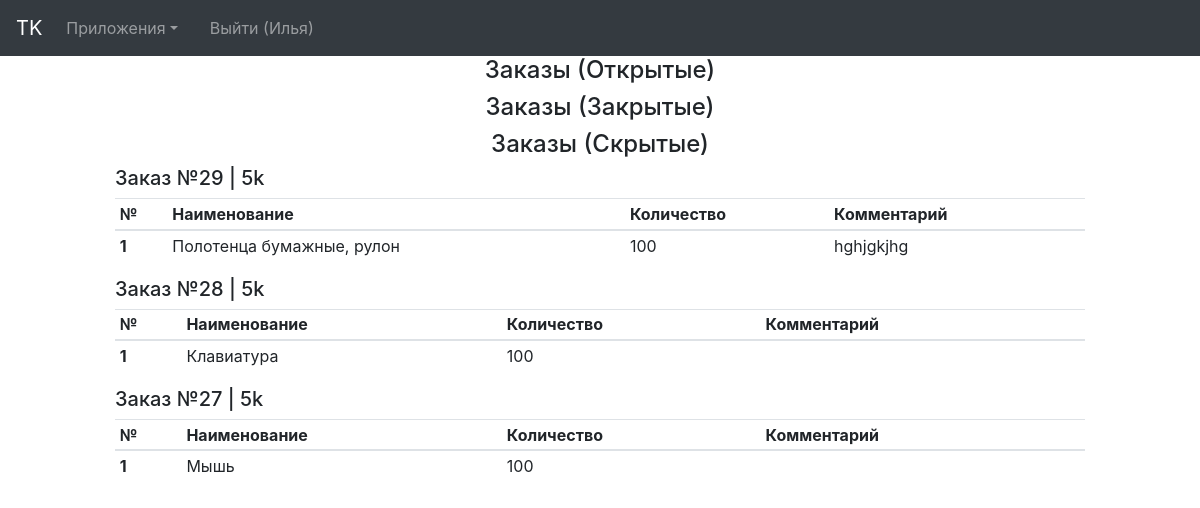
The app's page /zip/ (signed in), older data.
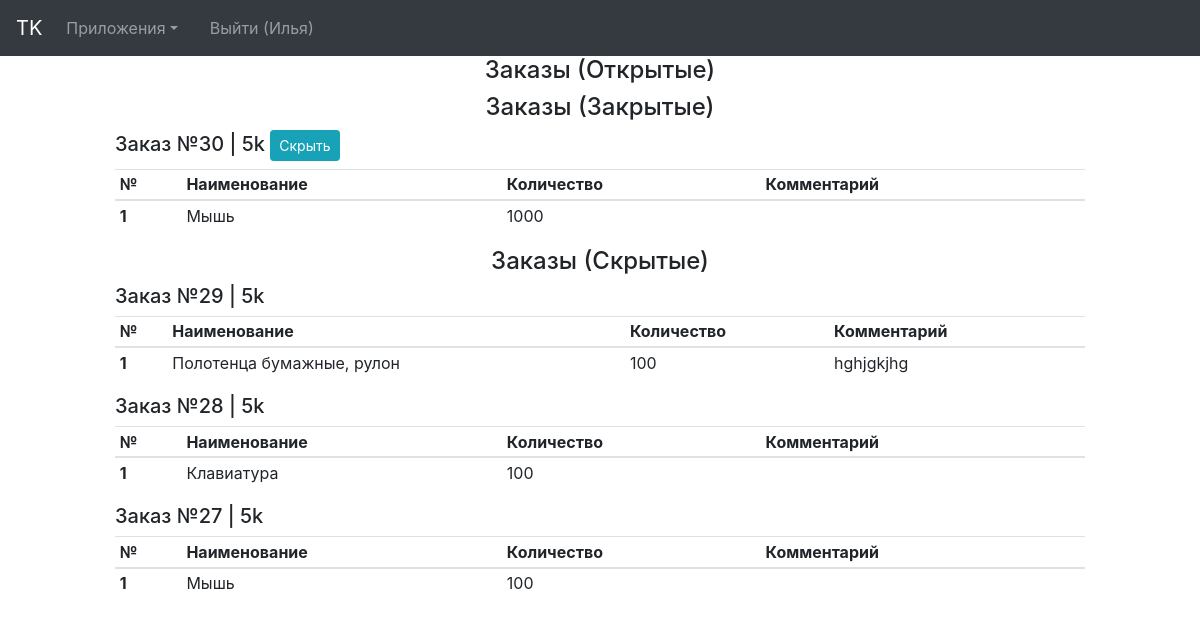
The same page, newer data.
### zip/models.py (models this page shows, shortened)
class ZipOrder(models.Model):
    author = models.ForeignKey(settings.AUTH_USER_MODEL, on_delete=models.CASCADE)
    order_temp = models.BooleanField(default=True)
    order_closed = models.BooleanField(default=False)
    order_hidden = models.BooleanField(default=False)
    date = models.DateTimeField(blank=True, editable=False, null=True)
    date_hidden = models.DateTimeField(blank=True, editable=False, null=True)
    date_closed = models.DateTimeField(blank=True, editable=False, null=True)
    def get_ziprecords(self):
        try:
            tmp = ZipRecord.objects.filter(order=self)
        except Exception:
            tmp = None
        return tmp
    def get_freeziprecords(self):
        try:
            tmp = FreeZipRecord.objects.filter(order=self)
        except Exception:
            tmp = None
        return tmp

class ZipRecord(models.Model):
    zip = models.ForeignKey(ZipNames, on_delete=models.CASCADE)
    amount = models.IntegerField(default=0)
    order = models.ForeignKey(ZipOrder, on_delete=models.CASCADE, default=0)
    comment = models.CharField(max_length=500, editable = True, blank=True)

class ZipNames(models.Model):
    name = models.CharField(max_length=300, editable = True)
    def __unicode__(self):
        return self.name

### zip/views.py (the view, shortened to what this page needs)
@login_required
def start(request):
    context = {}
    try:
        context['role'] = ZipUsers.objects.get(user=request.user.id).role
    except Exception:
        return HttpResponse("START. Критическая ошибка контроля ролей. Обратитесь к администратору")
    if context['role'] == 'controller':
        context['orders'] = ZipOrder.objects.filter(order_temp=False, order_closed=False, order_hidden=False).order_by("-date")
        context['orders_closed'] = ZipOrder.objects.filter(order_temp=False, order_closed=True, order_hidden=False).order_by("-date")
        context['orders_hidden'] = ZipOrder.objects.filter(order_temp=False, order_closed=True, order_hidden=True).order_by("-date")
    return render(request, 'zip/index.html', context)

### templates/zip/index.html (shortened to what this page needs)
{% extends 'base.html' %}
{% load static %}
{% load bootstrap4 %}
{% block content_controller %}
    <div class="container-fluid">
        <div class="row">
            <div class="col-xs-12 col-sm-6 col-md-8 col-lg-1">
            </div>
            <div class="col-xs-12 col-sm-6 col-md-8 col-lg-10">
                <h4>
                    <center>Заказы (Открытые)</center>
                </h4>
                <h4>
                    <center>Заказы (Закрытые)</center>
                </h4>
                {% for order in orders_closed %}
                    <h5>Заказ №{{ order.id }} | {{ order.author }}
                        <a href="hide_order/{{ order.id }}/">
                            <button type="button" class="btn btn-info btn-sm" onclick="return confirm('Закрываем?');">
                                Скрыть
                            </button>
                        </a>
                    </h5>
                    <table class="table  table-hover table-sm">
                        <thead>
                        <tr>
                            <th scope="col">№</th>
                            <th scope="col">Наименование</th>
                            <th scope="col">Количество</th>
                            <th scope="col">Комментарий</th>
                            <th scope="col"></th>
                        </tr>
                        </thead>
                        <tbody>
                        {% for o in order.get_ziprecords %}
                            <tr>
                                <th scope="row">{{ forloop.counter }}</th>
                                <td>{{ o.zip }}</td>
                                <td>{{ o.amount }}</td>
                                <td>{{ o.comment }}</td>
                                <td></a>
                                </td>
                            </tr>
                        {% endfor %}
                        </tbody>
                    </table>
                {% endfor %}
                <h4>
                    <center>Заказы (Скрытые)</center>
                </h4>
                {% for order in orders_hidden %}
                    <h5>Заказ №{{ order.id }} | {{ order.author }}
                    </h5>
                    <table class="table  table-hover table-sm">
                        <thead>
                        <tr>
                            <th scope="col">№</th>
                            <th scope="col">Наименование</th>
                            <th scope="col">Количество</th>
                            <th scope="col">Комментарий</th>
                            <th scope="col"></th>
                        </tr>
                        </thead>
                        <tbody>
                        {% for o in order.get_ziprecords %}
                            <tr>
                                <th scope="row">{{ forloop.counter }}</th>
                                <td>{{ o.zip }}</td>
                                <td>{{ o.amount }}</td>
                                <td>{{ o.comment }}</td>
                                <td></a>
                                </td>
                            </tr>
                        {% endfor %}
                        </tbody>
                    </table>
                {% endfor %}
            </div>
            <div class="col-xs-12 col-sm-6 col-md-8 col-lg-1"></div>
        </div>
    </div>
{% endblock %}

### templates/base.html (shortened to what this page needs)
{% load bootstrap4 %}
{% bootstrap_css %}
<!DOCTYPE html>
<html lang="en">
<head>
    {% load static %}
    <link rel="stylesheet" type="text/css" href="{% static "portal.css" %} " />
</head>
<nav class="navbar navbar-expand-lg navbar-dark bg-dark">
    <a class="navbar-brand" href="/">TK</a>
    <div class="collapse navbar-collapse" id="navbarColor02">
        <ul class="navbar-nav mr-auto">
            <li class="nav-item dropdown">
                <a class="nav-link dropdown-toggle" data-toggle="dropdown" href="#" id="themes">Приложения</a>
            </li>
            <li class="nav-item">
                <a class="nav-link" href="../help/"></a>
            </li>
            {%if user.is_authenticated %}
                <li class="nav-item mr-sm-2">
                    <a class="nav-link"  href="/accounts/logout">Выйти ({{ user.first_name }})</a>
                </li>
            {% endif %}
        </ul>
    </div>
</nav>
{% if role == 'controller' %}{% block content_controller %}{% endblock %}{% endif %}

Row changes from the older to the newer data that the page shows:
now on this page (row edited): ZipOrder: id "30", author "5k", shown under "Заказы (Закрытые)"
added ZipRecord: zip "Мышь", amount "1000", shown under "30"
